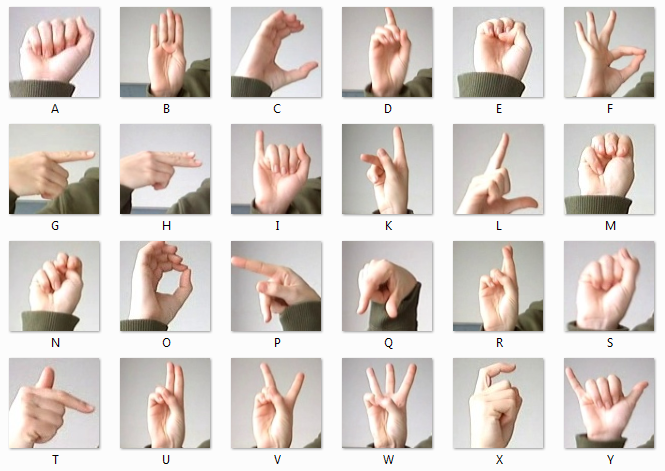
#> input picture Machine Vision - Sign Language/amer_sign2.png, 665 x 471 px, found by its file name
$ python Preprocessing.py
#> lines starting #> are read from the running program, lines starting #| are printed output that depends on the picture; after the words box and inside, x2 and y2 are one past the last pixel; in counts of white or black regions, pixels touching at a corner belong together
#!/usr/bin/env python3
# -*- coding: utf-8 -*-
"""
This code processes an image with sign language letters in a grid, preprocecess each letter and then trains SVM classifier to recognize each letter.
It then evaluates the classifier with precision, recall, f1-score values.


Preprocessing includes:
    1. Splitting the input image into grid cells corresponding to individual letters.
    2. Resizing, adaptive thresholding, dilating and eroding, edge detection and enhancing each letter for improved clarity.
    3. Saving processed images to specific directories. (processed_letters, enhanced_processed_letters )

Additional preprocessing for letters "B", "R", "D", "I", "O", "U", "V", "G" as hand gestures are more complex
The data are also being augmented to generate additional samples.

"""

import cv2
import os
import numpy as np
import matplotlib.pyplot as plt
from sklearn.model_selection import train_test_split
from sklearn.svm import SVC
from sklearn.metrics import classification_report, accuracy_score, confusion_matrix
from collections import Counter

# Load the image
image_path = 'C:/Users/Avocando/Documents/Deree/MASTERS/Machine Vision/GIA TA PAIDIA/amer_sign2.png'
if not os.path.exists(image_path):
    raise FileNotFoundError(f"Image path does not exist: {image_path}")

gray_image = cv2.imread(image_path, cv2.IMREAD_GRAYSCALE)
#> gray_image: shape (471, 665); min 0, max 255, mean 209.7
if gray_image is None:
    raise ValueError(f"Failed to load image: {image_path}")

# Define grid dimensions (4 rows x 6 columns for 24 letters)
rows, cols = 4, 6
cell_height = gray_image.shape[0] // rows
#> cell_height = 117
cell_width = gray_image.shape[1] // cols
#> cell_width = 110

# Prepare output directories
processed_dir = "processed_letters"
enhanced_dir = "enhanced_processed_letters"
os.makedirs(processed_dir, exist_ok=True)
os.makedirs(enhanced_dir, exist_ok=True)

output_dir = "labeled_letters"
os.makedirs(output_dir, exist_ok=True)


# Alphabet labels, excluding J and Z
alphabet = "ABCDEFGHIKLMNOPQRSTUVWXY"


# Process each grid cell to extract, resize, and label the letters
index = 0
for r in range(rows):
    for c in range(cols):
        if index >= len(alphabet):  # Stop after 24 letters
            break

        y_start, y_end = r * cell_height, (r + 1) * cell_height
        x_start, x_end = c * cell_width, (c + 1) * cell_width

        # Extract and resize the letter
        letter = gray_image[y_start:y_end, x_start:x_end]
        letter_resized = cv2.resize(letter, (150, 150))

        # Add the label (e.g., A, B, C) as text onto the image
        labeled_image = cv2.putText(
            letter_resized.copy(),
            alphabet[index],
            (10, 140),
            cv2.FONT_HERSHEY_SIMPLEX,
            1,
            (255),
            2,
            cv2.LINE_AA,
        )

        # Save the labeled image
        letter_filename = os.path.join(output_dir, f"{alphabet[index]}.png")
        cv2.imwrite(letter_filename, labeled_image)
        index += 1
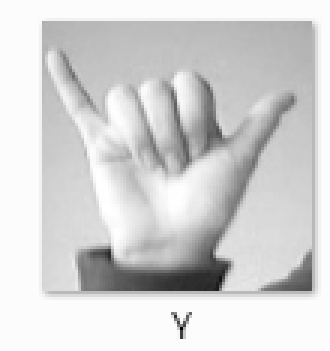
#> letter: shape (117, 110) (shown 3 times larger); min 0, max 255, mean 212.1
#> after the loop, index = 24

# Process each grid cell to extract, resize, and label the letters
index = 0
for r in range(rows):
    for c in range(cols):
        if index >= len(alphabet):  # Stop after 24 letters
            break

        y_start, y_end = r * cell_height, (r + 1) * cell_height
        x_start, x_end = c * cell_width, (c + 1) * cell_width

        letter = gray_image[y_start:y_end, x_start:x_end]

        try:
            letter_resized = cv2.resize(letter, (150, 150))
        except Exception as e:
            print(f"Error resizing letter at index {index}: {e}")
            continue

        # Save processed images
        letter_filename = os.path.join(processed_dir, f"{alphabet[index]}.png")
        success = cv2.imwrite(letter_filename, letter_resized)
        if not success:
            print(f"Failed to save image for letter: {alphabet[index]} at {letter_filename}")
        else:
            print(f"Saved image for letter: {alphabet[index]} at {letter_filename}")

        index += 1
#> this loop made 4 passes
#> pass 1, `success = cv2.imwrite(letter_filename, letter_resized)`:
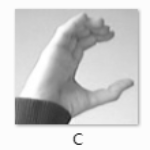
#> saved as C.png: shape (150, 150); min 33, max 255, mean 206.6
#> pass 1, `success = cv2.imwrite(letter_filename, letter_resized)`:
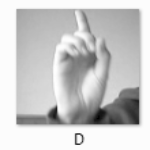
#> saved as D.png: shape (150, 150); min 0, max 255, mean 202
#> after the loop, index = 24

# Verify processed images
print(f"Processed images saved in {processed_dir}.")
#| Processed images saved in processed_letters.
if not os.listdir(processed_dir):
    print("No images were saved in the processed_letters directory. Check your input and processing steps.")

# Directory for labeled letters
base_labeled_dir = "C:/Users/Avocando/Documents/Deree/MASTERS/Machine Vision/GIA TA PAIDIA/labeled_letters"
if not os.path.exists(base_labeled_dir):
    print(f"Base labeled directory does not exist: {base_labeled_dir}")
letters_to_process = ["B", "R", "D", "I", "O", "U", "V", "G"]
image_paths = {letter: os.path.join(base_labeled_dir, f"{letter}.png") for letter in letters_to_process}

# Function to display images
def display_images(images, titles, cmap="gray"):
    plt.figure(figsize=(15, 5))
    for i, image in enumerate(images):
        plt.subplot(1, len(images), i + 1)
        plt.imshow(image, cmap=cmap)
        plt.title(titles[i])
        plt.axis("off")
    plt.tight_layout()
    plt.show()

# Process specific images
output_dir = "processed_letters_output"
os.makedirs(output_dir, exist_ok=True)

for letter, path in image_paths.items():
    if not os.path.exists(path):
        print(f"Error: File not found for letter {letter}: {path}")
#| Error: File not found for letter B: C:/Users/Avocando/Documents/Deree/MASTERS/Machine Vision/GIA TA PAIDIA/labeled_letters/B.png
        continue

    # Read the image in grayscale
    img = cv2.imread(path, cv2.IMREAD_GRAYSCALE)
    if img is None:
        print(f"Error: Could not read image for letter {letter}.")
        continue

    # Adaptive Thresholding
    adaptive_thresh = cv2.adaptiveThreshold(
        img, 255, cv2.ADAPTIVE_THRESH_GAUSSIAN_C, cv2.THRESH_BINARY_INV, 25, 6
    )

    # Dilation and Erosion
    kernel = np.ones((3, 3), np.uint8)
    dilated = cv2.dilate(adaptive_thresh, kernel, iterations=1)
    eroded = cv2.erode(dilated, kernel, iterations=1)

    # Canny Edge Detection
    edges = cv2.Canny(eroded, 100, 250)

    # Save processed images
    cv2.imwrite(os.path.join(output_dir, f"{letter}_adaptive_thresh.png"), adaptive_thresh)
    cv2.imwrite(os.path.join(output_dir, f"{letter}_dilated.png"), dilated)
    cv2.imwrite(os.path.join(output_dir, f"{letter}_eroded.png"), eroded)
    cv2.imwrite(os.path.join(output_dir, f"{letter}_edges.png"), edges)

    # Display processing steps
    display_images(
        [img, adaptive_thresh, dilated, eroded, edges],
        [
            f"Original {letter}",
            f"{letter} - Adaptive Threshold",
            f"{letter} - Dilated",
            f"{letter} - Eroded",
            f"{letter} - Canny Edges",
        ],
    )

print(f"Processed images saved in {output_dir}.")

# General preprocessing for all letters
processed_images = []
index = 0
for r in range(rows):
    for c in range(cols):
        if index >= len(alphabet):
            break

        y_start, y_end = r * cell_height, (r + 1) * cell_height
        x_start, x_end = c * cell_width, (c + 1) * cell_width

        letter = gray_image[y_start:y_end, x_start:x_end]

        try:
            letter_resized = cv2.resize(letter, (150, 150))
        except Exception as e:
            print(f"Error resizing letter at index {index}: {e}")
            continue

        # Adaptive Threshold and Morphological Cleaning
        adaptive_thresh = cv2.adaptiveThreshold(
            letter_resized, 255, cv2.ADAPTIVE_THRESH_GAUSSIAN_C, cv2.THRESH_BINARY_INV, 11, 2
        )
        kernel = cv2.getStructuringElement(cv2.MORPH_RECT, (3, 3))
        cleaned = cv2.morphologyEx(adaptive_thresh, cv2.MORPH_OPEN, kernel)

        # CLAHE Enhancement
        clahe = cv2.createCLAHE(clipLimit=2.0, tileGridSize=(8, 8))
        enhanced = clahe.apply(cleaned)

        letter_filename = os.path.join(enhanced_dir, f"{alphabet[index]}_enhanced.png")
        success = cv2.imwrite(letter_filename, enhanced)
        if not success:
            print(f"Failed to save enhanced image for letter: {alphabet[index]} at {letter_filename}")
        else:
            print(f"Enhanced image saved for letter: {alphabet[index]} at {letter_filename}")

        processed_images.append((alphabet[index], enhanced))
        index += 1
#> this loop made 4 passes
#> pass 1, `success = cv2.imwrite(letter_filename, enhanced)`:
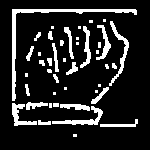
#> saved as A_enhanced.png: shape (150, 150); values 3 (black) and 255 (white), 14.2% white; 43 white regions (19 under 20 px), largest, box (x1, y1, x2, y2) and area: (12, 9, 137, 101) 766, (52, 106, 103, 125) 269, (109, 21, 129, 86) 265
#> after the loop: adaptive_thresh: shape (150, 150); 19.5% white; 78 white regions (68 under 20 px), largest, box (x1, y1, x2, y2) and area: (19, 9, 144, 127) 2844, (87, 30, 115, 68) 266, (56, 30, 78, 78) 233
#> after the loop:
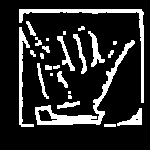
#> cleaned: shape (150, 150); 16.7% white; 26 white regions (6 under 20 px), largest, box (x1, y1, x2, y2) and area: (35, 40, 135, 125) 1066, (19, 9, 144, 103) 833, (19, 27, 34, 127) 431
#> after the loop:
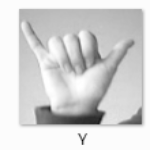
#> letter_resized: shape (150, 150); min 5, max 255, mean 212
#> after the loop, index = 24; processed_images = 24 items

fig, axes = plt.subplots(rows, cols, figsize=(15, 10))
for ax, (label, img) in zip(axes.flatten(), processed_images):
    ax.imshow(img, cmap="gray")
    ax.set_title(label)
    ax.axis("off")
#> this loop made 24 passes
#> label on passes 1 to 12: 'A', 'B', 'C', 'D', 'E', 'F', 'G', 'H', 'I', 'K', 'L', 'M'

plt.tight_layout()
plt.show()
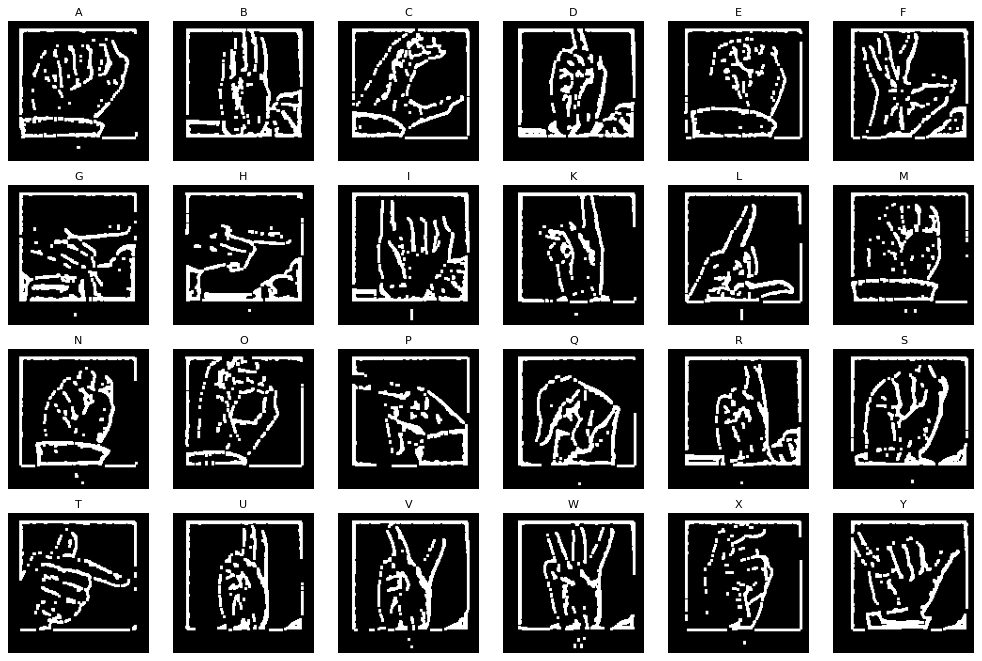
#> figure drawn by matplotlib, 24 panels

# Classification using SVM
data_dirs = ["enhanced_processed_letters", "processed_letters"]
data_dirs = [os.path.abspath("enhanced_processed_letters")]

images, labels = [], []

# [46 lines of commented-out code are left out]
images, labels = [], []
for data_dir in data_dirs:
    for letter in alphabet:
        path = os.path.join(data_dir, f"{letter}_enhanced.png")
        if not os.path.exists(path):
            print(f"Warning: File not found: {path}")
            continue

        image = cv2.imread(path, cv2.IMREAD_GRAYSCALE)
        if image is not None:
            images.append(image.flatten())  # Flatten the image
            labels.append(letter)

# Augment underrepresented classes
augmented_images = []
augmented_labels = []

for image, label in zip(images, labels):
    count = labels.count(label)
    if count == 1:  # Duplicate if only 1 sample
        augmented_images.extend([image, image])  # Add the sample twice
        augmented_labels.extend([label, label])
    else:
        augmented_images.append(image)
        augmented_labels.append(label)
#> after the loop, augmented_images = []; augmented_labels = []

# Update the original lists
images, labels = augmented_images, augmented_labels
#> images = []; labels = []

# Print the updated class distribution
from collections import Counter
print("Updated class distribution:", Counter(labels))
#| Updated class distribution: Counter()

#> (the run stopped early here; a loop or call above may not have finished)
